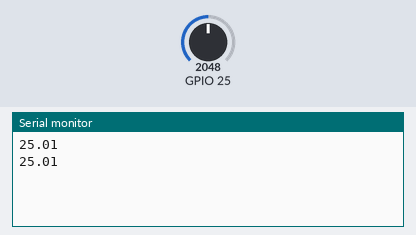
A program run on a simulated ESP32. On the bench: the last lines printed to the serial monitor. The inputs (shaded band) are chosen by the test bench; at power-on: GPIO 25 = 2048.

Above: at 1.8 s.
1.9 s: GPIO 25 set to 2866
At 2.8 s:
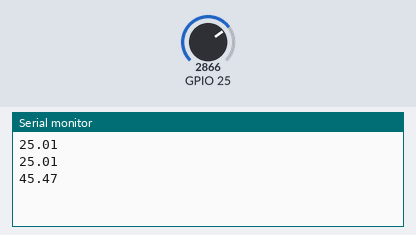
3.4 s: GPIO 25 set to 3603
At 4.5 s:
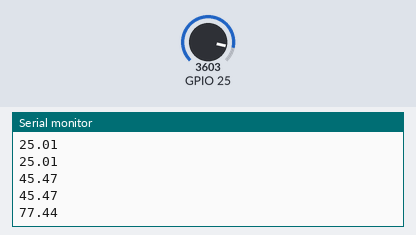
Timing chart, 0 to 6.4 s (numbered marks = the images above; inputs shaded):
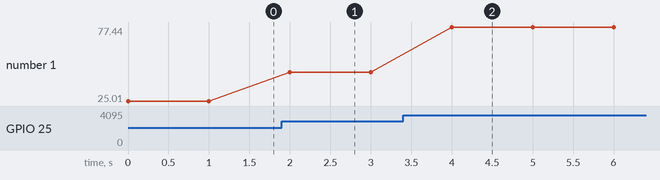

The program:

main.cpp
```cpp
#include <Arduino.h>

const double VCC = 3.3;
const double R2 = 10000;
const double adc_resolution = 4095;
const double A = 0.001129148;
const double B = 0.000234125;
const double C = 0.0000000876741;
double t = 0;

void Temp ()
{
  double Vout, Rth, adc_value;
  adc_value = analogRead(25);
  Vout = (adc_value * VCC) / adc_resolution;
  Rth = (VCC * R2 / Vout) - R2;
  t = (1 / (A + (B * log(Rth)) + (C * pow((log(Rth)),3))));
  t = t - 273.15;
  Serial.println(t);
  delay(1000);
}
void setup() {
  pinMode(25, INPUT);
  Serial.begin(9600);
}

void loop() {
  Temp();
}
```

Measured:
- after the input at 1.9 s, the serial monitor: prints a new line after 0.10 s (image 1)
- after the input at 3.4 s, the serial monitor: prints a new line after 0.60 s (image 2)
- plotted number 1: 25.01 → 45.47 after the input at 1.9 s, 45.47 → 77.44 after the input at 3.4 s
